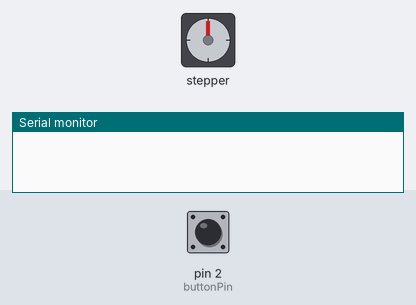
The sketch below on a simulated Arduino Uno, built with avr-gcc and run on an emulated ATmega328P. Parts: stepper motor, the last lines printed to the serial monitor. Inputs (shaded band) come from the test bench; at power-on: pin 2 (buttonPin) LOW. Stepper angles assume 2048 steps per turn.

Above: at 1.2 s.
1.3 s: pin 2 (buttonPin) pulled HIGH for 0.15 s
At 2.3 s:
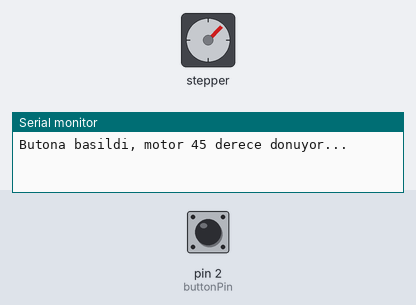
3.5 s: pin 2 (buttonPin) pulled HIGH for 1 s
At 5.2 s:
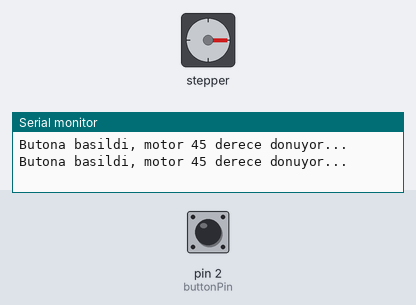
6.0 s: pin 2 (buttonPin) pulled HIGH for 0.15 s
At 7.1 s:
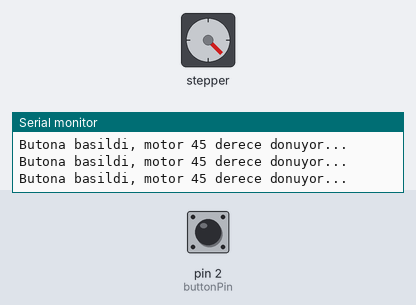
8.2 s: pin 2 (buttonPin) pulled HIGH for 3.2 s
At 10.0 s:
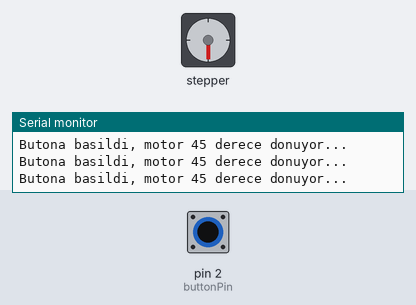
12.9 s: pin 2 (buttonPin) pulled HIGH for 0.15 s
At 14.8 s:
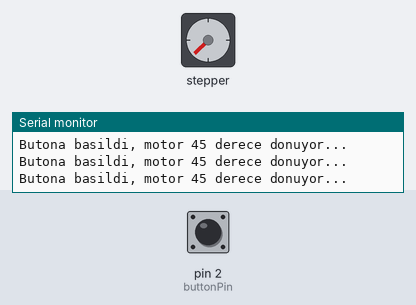
15.1 s: pin 2 (buttonPin) pulled HIGH for 1 s
At 16.4 s:
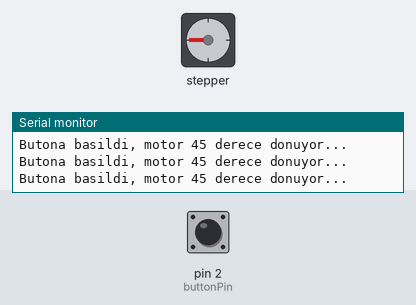
Timing chart, 0 to 18.1 s (numbered marks = the images above; inputs shaded):
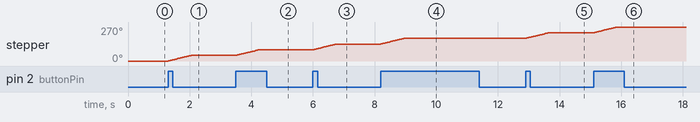

Measured:
- after the input at 1.3 s, stepper: turns 45° clockwise in 0.74 s, starting at once
- after the input at 3.5 s, stepper: turns 45° clockwise in 0.74 s, starting at once
- after the input at 6.0 s, stepper: turns 45° clockwise in 0.74 s, starting at once
- after the input at 8.2 s, stepper: turns 45° clockwise in 0.74 s, starting at once
- after the input at 12.9 s, stepper: turns 45° clockwise in 0.74 s, starting at once
- after the input at 15.1 s, stepper: turns 45° clockwise in 0.74 s, starting at once

The sketch:

Step_motor.ino
```cpp
#include <Stepper.h>

// Motorun bir turundaki adım sayısı (28BYJ-48 için yaklaşık 2048)
const int stepsPerRevolution = 2048;

Stepper myStepper(stepsPerRevolution, 8, 10, 9, 11);
// IN1=8, IN2=9, IN3=10, IN4=11 (sıra önemli!)

const int buttonPin = 2;
int lastButtonState = LOW;

void setup() {
  pinMode(buttonPin, INPUT);
  myStepper.setSpeed(10); // RPM (düşük hız ayarladık, daha stabil olur)
  Serial.begin(9600);
}

void loop() {
  int buttonState = digitalRead(buttonPin);

  if (buttonState == HIGH && lastButtonState == LOW) {
    Serial.println("Butona basildi, motor 45 derece donuyor...");
    // 45 derece için adım sayısı: 2048 * 45 / 360 = 256 adım
    myStepper.step(256);
  }

  lastButtonState = buttonState;
}
```
